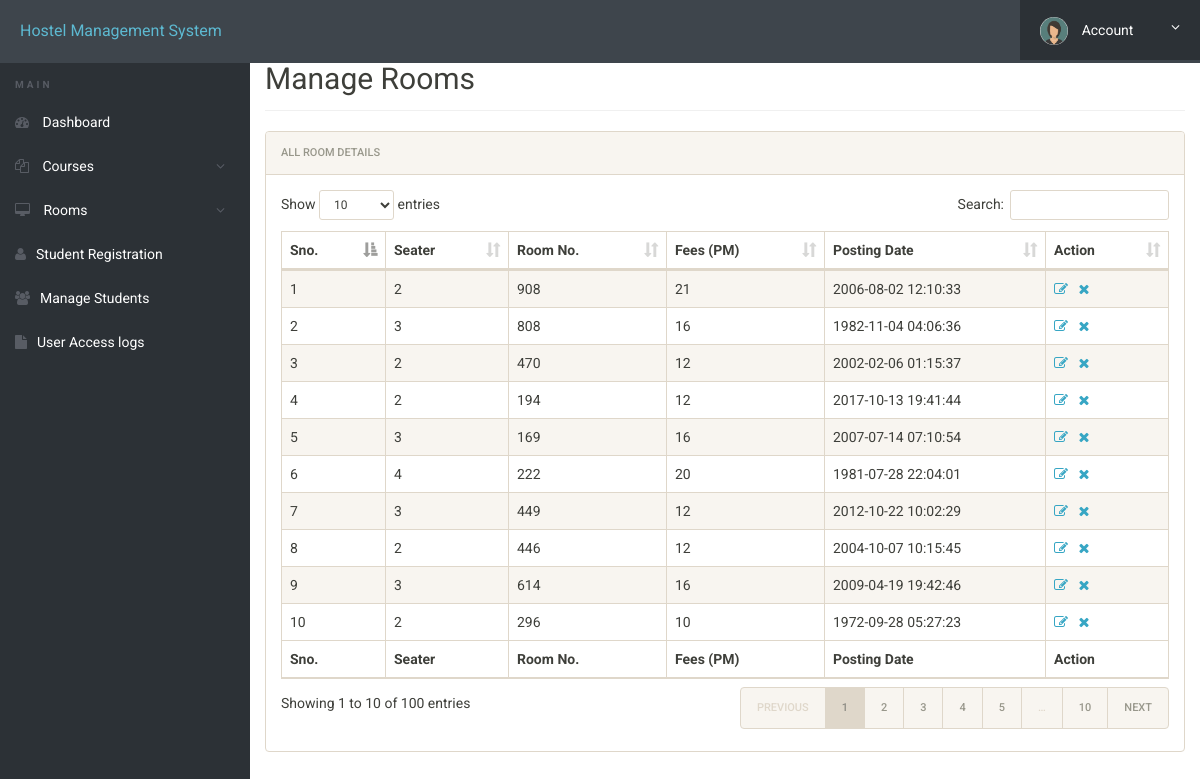
Page /admin/manage-rooms.php (signed in) on the committed database.
### tables this page shows
CREATE TABLE `rooms` (
  `id` int NOT NULL,
  `seater` int DEFAULT NULL,
  `room_no` int DEFAULT NULL,
  `fees` int DEFAULT NULL,
  `posting_date` timestamp NULL DEFAULT CURRENT_TIMESTAMP
);

### admin/manage-rooms.php (the view, shortened to what this page needs)
<?php
include('includes/config.php');
?>
<!doctype html>
<html lang="en" class="no-js">
<head>
	<link rel="stylesheet" href="css/font-awesome.min.css">
	<link rel="stylesheet" href="css/bootstrap.min.css">
	<link rel="stylesheet" href="css/dataTables.bootstrap.min.css">
	<link rel="stylesheet" href="css/bootstrap-social.css">
	<link rel="stylesheet" href="css/bootstrap-select.css">
	<link rel="stylesheet" href="css/fileinput.min.css">
	<link rel="stylesheet" href="css/awesome-bootstrap-checkbox.css">
	<link rel="stylesheet" href="css/style.css">
</head>
<body>
	<?php include('includes/header.php');?>
	<div class="ts-main-content">
			<?php include('includes/sidebar.php');?>
		<div class="content-wrapper">
			<div class="container-fluid">
				<div class="row">
					<div class="col-md-12">
						<h2 class="page-title" style="margin-top: 4%">Manage Rooms</h2>
						<div class="panel panel-default">
							<div class="panel-heading">All Room Details</div>
							<div class="panel-body">
								<table id="zctb" class="display table table-striped table-bordered table-hover" cellspacing="0" width="100%">
									<thead>
										<tr>
											<th>Sno.</th>
											<th>Seater</th>
											<th>Room No.</th>
											<th>Fees (PM) </th>
											<th>Posting Date  </th>
											<th>Action</th>
										</tr>
									</thead>
									<tfoot>
										<tr>
											<th>Sno.</th>
											<th>Seater</th>
											<th>Room No.</th>
											<th>Fees (PM) </th>
											<th>Posting Date  </th>
											<th>Action</th>
										</tr>
									</tfoot>
									<tbody>
<?php
$ret="select * from rooms";
$stmt= $mysqli->prepare($ret) ;
$stmt->execute() ;
$res=$stmt->get_result();
$cnt=1;
while($row=$res->fetch_object())
	  {
	  	?>
<tr><td><?php echo $cnt;;?></td>
<td><?php echo $row->seater;?></td>
<td><?php echo $row->room_no;?></td>
<td><?php echo $row->fees;?></td>
<td><?php echo $row->posting_date;?></td>
<td><a href="edit-room.php?id=<?php echo $row->id;?>"><i class="fa fa-edit"></i></a>&nbsp;&nbsp;
<a href="manage-rooms.php?del=<?php echo $row->id;?>" onclick="return confirm("Do you want to delete");"><i class="fa fa-close"></i></a></td>
										</tr>
									<?php
$cnt=$cnt+1;
									 } ?>
									</tbody>
								</table>
							</div>
						</div>
					</div>
				</div>
			</div>
		</div>
	</div>
</body>
</html>

### admin/includes/header.php (shortened to what this page needs)
<div class="brand clearfix">
		<a href="#" class="logo" style="font-size:16px;">Hostel Management System</a>
		<ul class="ts-profile-nav">
			<li class="ts-account">
				<a href="#"><img src="img/ts-avatar.jpg" class="ts-avatar hidden-side" alt=""> Account <i class="fa fa-angle-down hidden-side"></i></a>
			</li>
		</ul>
	</div>

### admin/includes/sidebar.php (shortened to what this page needs)
<nav class="ts-sidebar">
			<ul class="ts-sidebar-menu">
				<li class="ts-label">Main</li>
				<li><a href="dashboard.php"><i class="fa fa-dashboard"></i> Dashboard</a></li>
					<li><a href="#"><i class="fa fa-files-o"></i> Courses</a>
				</li>
					<li><a href="#"><i class="fa fa-desktop"></i> Rooms</a>
				</li>
				<li><a href="registration.php"><i class="fa fa-user"></i>Student Registration</a></li>
				<li><a href="manage-students.php"><i class="fa fa-users"></i>Manage Students</a></li>
				<li><a href="access-log.php"><i class="fa fa-file"></i>User Access logs</a></li>
		</nav>

### admin/css/style.css (style rules this page uses)
html { font-size: 14px; }
@media only screen and (min-width: 480px) { html { font-size: 17px; } }
@media only screen and (min-width: 768px) { html { font-size: 14px; } }
body { font-size: 1em; }
a { color: #37a6c4; }
.panel { overflow: hidden; }
ul, li { margin: 0; padding: 0; list-style: none; }
.page-title { padding-bottom: 15px; margin-bottom: 20px; border-bottom: 1px solid #f0f0f0; }
.brand { background: #3e454c; position: relative; z-index: 3; position: fixed; width: 100%; top: 0; }
.brand .logo { box-sizing: border-box; padding: 20px; float: left; display: block; width: 200px; }
@media only screen and (min-width: 992px) { .brand .logo { width: 250px; } }
.brand .ts-profile-nav { float: right; display: none; }
.brand .ts-profile-nav li { float: left; position: relative; }
.brand .ts-profile-nav li a { display: block; padding: 20px; color: #fff; }
.brand .ts-profile-nav .ts-account .fa-angle-down { float: right; }
.brand .ts-profile-nav .ts-account > a { width: 180px; background: #2c3136; }
.brand .ts-profile-nav .ts-account .ts-avatar { border-radius: 50%; height: 28px; margin: -10px 0; margin-right: 10px; }
@media only screen and (min-width: 992px) { .brand .ts-profile-nav { display: block; } }
.ts-sidebar { background: #2c3136; max-height: 0; transition: max-height 0.3s; overflow: hidden; position: fixed; z-index: 2; width: 100%; bottom: 0; top: 60px; overflow-y: auto; }
@media only screen and (min-width: 992px) { .ts-sidebar { max-height: 100%; bottom: 0; } }
.ts-sidebar-menu .ts-label { color: #585c64; font-weight: bold; padding: 8px 15px; text-transform: uppercase; font-size: 10px; letter-spacing: 3px; margin-top: 10px; }
.ts-sidebar-menu a { display: block; text-decoration: none; padding: 12px 15px; color: #fff; }
.ts-sidebar-menu li { position: relative; }
.ts-sidebar-menu li i { color: #585c64; margin-right: 10px; }
.ts-main-content .content-wrapper { padding-top: 15px; margin-top: 10px; }
@media only screen and (min-width: 992px) { .ts-main-content .ts-sidebar { width: 250px; float: left; } }
@media only screen and (min-width: 992px) { .ts-main-content .content-wrapper { margin-left: 250px; } }

### rows in the picture
rooms: seater "2", room_no "908", fees "21", posting_date "2006-08-02 12:10:33"
rooms: seater "3", room_no "808", fees "16", posting_date "1982-11-04 04:06:36"
rooms: seater "2", room_no "470", fees "12", posting_date "2002-02-06 01:15:37"
rooms: seater "2", room_no "194", fees "12", posting_date "2017-10-13 19:41:44"
rooms: seater "3", room_no "169", fees "16", posting_date "2007-07-14 07:10:54"
rooms: seater "4", room_no "222", fees "20", posting_date "1981-07-28 22:04:01"
rooms: seater "3", room_no "449", fees "12", posting_date "2012-10-22 10:02:29"
rooms: seater "2", room_no "446", fees "12", posting_date "2004-10-07 10:15:45"
rooms: seater "3", room_no "614", fees "16", posting_date "2009-04-19 19:42:46"
rooms: seater "2", room_no "296", fees "10", posting_date "1972-09-28 05:27:23"
